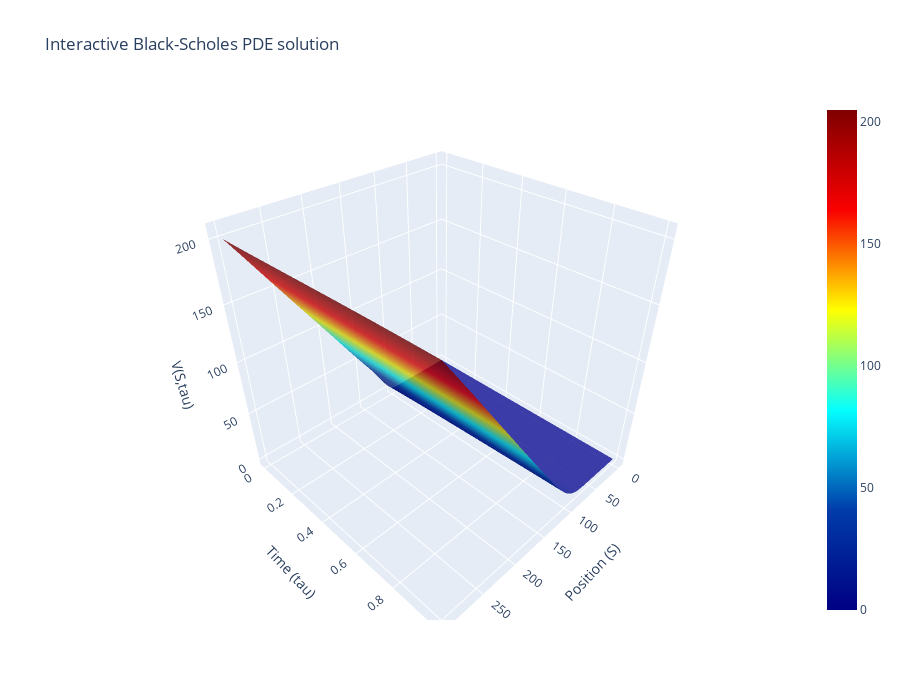

The cell this chart's notebook holds for it:
### Code cell
pinn = train_network(call_put='Call', T = T, strike = strike, rate = r, volatility = sigma, S_max = S_max)
visualize(pinn, S_max, T)

### Figure 1 — Plotly figure (JSON) as saved in the notebook; plotly's stock layout.template omitted (floating-point values rounded to 4 significant figures; data arrays with more than 128 entries replaced by an {"elided": "..."} marker saying what was removed)
{"data": [{"colorscale": [[0, "rgb(0,0,131)"], [0.2, "rgb(0,60,170)"], [0.4, "rgb(5,255,255)"], [0.6, "rgb(255,255,0)"], [0.8, "rgb(250,0,0)"], [1, "rgb(128,0,0)"]], "opacity": 0.8, "type": "surface", "x": {"elided": "100x100 float values"}, "y": {"elided": "100x100 float values"}, "z": {"elided": "100x100 float values"}}], "layout": {"autosize": true, "height": 700, "scene": {"xaxis": {"title": {"text": "Position (S)"}}, "yaxis": {"title": {"text": "Time (tau)"}}, "zaxis": {"title": {"text": "V(S,tau)"}}}, "title": {"text": "Interactive Black-Scholes PDE solution"}, "width": 900}}
